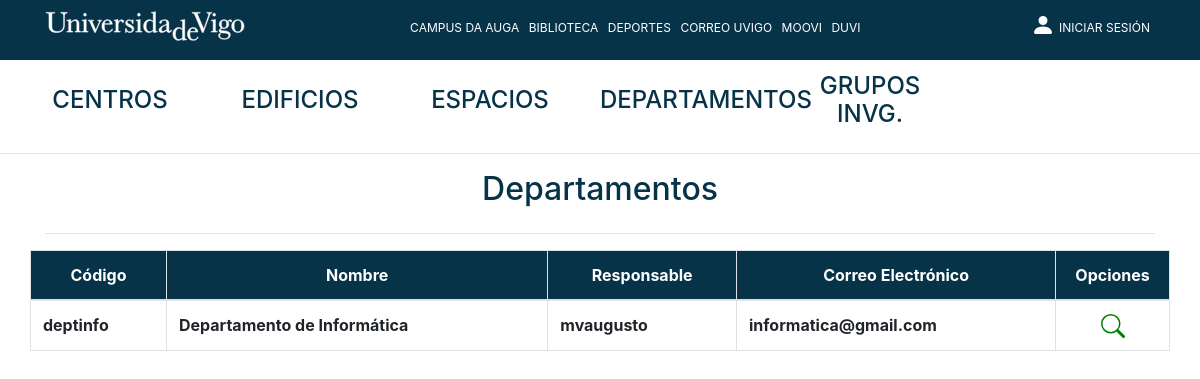
Screenshot of /Controllers/Departamento_Controller.php?action=showall with the database file from the repository.
### tables this page shows
CREATE TABLE `departamento` (
	`depart_id` int NOT NULL AUTO_INCREMENT,
	`nombre_depart` VARCHAR(70) NOT NULL,
	`codigo_depart` VARCHAR(9) NOT NULL UNIQUE,
	`telef_depart` int NOT NULL,
	`email_depart` VARCHAR(30) NOT NULL,
	`area_conc_depart` VARCHAR(30) NOT NULL,
	`responsable_depart` int,
	`edificio_depart` int NOT NULL,
	PRIMARY KEY (`depart_id`)
);

### Models/DEPARTAMENTO_Models.php (called while the page is built, shortened)
<?php
include_once 'Access_DB.php';
class DEPARTAMENTO_Models{
    private $db;
    var $depart_id;
    var $nombre_depart;
    var $codigo_depart;
    var $email_depart;
    function __construct($depart_id,
                         $nombre_depart,
                         $codigo_depart,
                         $telef_depart,
                         $email_depart,
                         $area_conc_depart,
                         $responsable_depart,
                         $edificio_depart){
        $this->depart_id = $depart_id;
        $this->nombre_depart = $nombre_depart;
        $this->codigo_depart = $codigo_depart;
        $this->email_depart = $email_depart;
        $this->db = PDOConnection::getInstance();
    }
    function SHOWALL(){
        $stmt = $this->db->prepare("SELECT * FROM departamento");
        $stmt->execute();
        $departamentos_db = $stmt->fetchAll(PDO::FETCH_ASSOC);
        $alldepartamentos = array();
        foreach ($departamentos_db as $departamento){
            array_push($alldepartamentos,
                new DEPARTAMENTO_Models(
                    $departamento['depart_id'],$departamento['nombre_depart'],$departamento['codigo_depart']
                    ,$departamento['telef_depart'],$departamento['email_depart'],$departamento['area_conc_depart'],$departamento['responsable_depart'],
                    $departamento['edificio_depart'])
            );
        }
        return $alldepartamentos;
    }
    public function getDepartId()
    {
        return $this->depart_id;
    }
    public function getNombreDepart()
    {
        return $this->nombre_depart;
    }
    public function getCodigoDepart()
    {
        return $this->codigo_depart;
    }
    public function getEmailDepart()
    {
        return $this->email_depart;
    }
}
?>

### Models/Access_DB.php (called while the page is built)
<?php
class PDOConnection
{
    private static $dbhost = "127.0.0.1";
    private static $dbname = "hauga";
    private static $dbuser = "admin_hauga";
    private static $dbpass = "admin_hauga";
    private static $db_singleton = null;
    public static function getInstance()
    {
        if (self::$db_singleton == null) {
            self::$db_singleton = new PDO(
                "mysql:host=" . self::$dbhost . ";dbname=" . self::$dbname . ";charset=utf8",
                self::$dbuser,
                self::$dbpass,
                array(
                    PDO::ATTR_EMULATE_PREPARES => false,
                    PDO::ATTR_ERRMODE => PDO::ERRMODE_EXCEPTION
                )
            );
        }
        return self::$db_singleton;
    }
}
?>

### Views/DEPARTAMENTO_SHOWALL_View.php (the view, shortened to what this page needs)
<?php
class DEPARTAMENTO_SHOWALL_View{
    var $arrayDepartamentos;
    var $loginResponsables;
    function __construct($arrayDepartamentos, $loginResponsables , $numPag)
    {
        $this->arrayDepartamentos = $arrayDepartamentos;
        $this->loginResponsables = $loginResponsables;
        $this->render();
    }
    function render(){
        include '../Views/Header.php';
        ?>
        <div class="container">
        <div class="row align-self-center">
            <div class="col text-left">
            </div>
            <div class="col align-self-center">
                <h2 class="text-center textoAzul">Departamentos</h2>
            </div>
            <div class="col text-right">
            </div>
        </div>
        <hr>
        <div class="row">
            <table class="table table-bordered">
                <thead>
                <tr class="text-center" style="color: white;background-color: #073349;">
                    <th scope="col">Código</th>
                    <th scope="col">Nombre</th>
                    <th scope="col">Responsable</th>
                    <th scope="col">Correo Electrónico</th>
                    <th style="width: 10%" scope="col">Opciones</th>
                </tr>
                </thead>
                <tbody>
                <?php
                foreach($this->arrayDepartamentos as $depart){ ?>
                    <tr>
                        <th scope="row"><?=$depart->getCodigoDepart()?></th>
                        <th><?=$depart->getNombreDepart()?></th>
                        <th><?=$this->loginResponsables[$depart->getDepartId()]?></th>
                        <th><?=$depart->getEmailDepart()?></th>
                        <th style="text-align: center">
                            <a href="../Controllers/Departamento_Controller.php?action=showcurrent&depart_id=<?=$depart->getDepartId()?>">
                            </a>
                        </th>
                    </tr>
                    <?php
                }
                ?>
                </tbody>
            </table>
        </div>
<?php
    }
}

### libraries/estilos.css (style rules this page uses)
.textoAzul { color: #073349; }

### rows the page displays
departamento: codigo_depart "deptinfo", nombre_depart "Departamento de Informática", depart_id "mvaugusto", email_depart "informatica@gmail.com"
